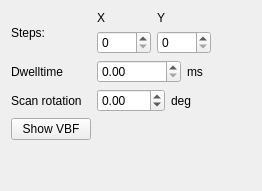
        <widget class="QWidget" name="tab">
         <attribute name="title">
          <string>Scan info</string>
         </attribute>
         <layout class="QGridLayout" name="gridLayout_8">
          <item row="0" column="0">
           <widget class="QLabel" name="label_5">
            <property name="text">
             <string>Steps:</string>
            </property>
           </widget>
          </item>
          <item row="2" column="0">
           <widget class="QLabel" name="label_7">
            <property name="text">
             <string>Scan rotation</string>
            </property>
           </widget>
          </item>
          <item row="1" column="0">
           <widget class="QLabel" name="label_6">
            <property name="text">
             <string>Dwelltime</string>
            </property>
           </widget>
          </item>
          <item row="0" column="3">
           <spacer name="horizontalSpacer_3">
            <property name="orientation">
             <enum>Qt::Horizontal</enum>
            </property>
            <property name="sizeHint" stdset="0">
             <size>
              <width>40</width>
              <height>20</height>
             </size>
            </property>
           </spacer>
          </item>
          <item row="0" column="1">
           <layout class="QGridLayout" name="gridLayout_7">
            <item row="0" column="0">
             <widget class="QLabel" name="label_3">
              <property name="sizePolicy">
               <sizepolicy hsizetype="Maximum" vsizetype="Maximum">
                <horstretch>0</horstretch>
                <verstretch>0</verstretch>
               </sizepolicy>
              </property>
              <property name="text">
               <string>X</string>
              </property>
             </widget>
            </item>
            <item row="1" column="1">
             <widget class="QSpinBox" name="stepsYSpinBox">
              <property name="sizePolicy">
               <sizepolicy hsizetype="Maximum" vsizetype="Maximum">
                <horstretch>0</horstretch>
                <verstretch>0</verstretch>
               </sizepolicy>
              </property>
              <property name="maximum">
               <number>9999</number>
              </property>
             </widget>
            </item>
            <item row="1" column="0">
             <widget class="QSpinBox" name="stepsXSpinBox">
              <property name="enabled">
               <bool>true</bool>
              </property>
              <property name="sizePolicy">
               <sizepolicy hsizetype="Maximum" vsizetype="Maximum">
                <horstretch>0</horstretch>
                <verstretch>0</verstretch>
               </sizepolicy>
              </property>
              <property name="maximum">
               <number>9999</number>
              </property>
             </widget>
            </item>
            <item row="0" column="1">
             <widget class="QLabel" name="label_4">
              <property name="sizePolicy">
               <sizepolicy hsizetype="Preferred" vsizetype="Maximum">
                <horstretch>0</horstretch>
                <verstretch>0</verstretch>
               </sizepolicy>
              </property>
              <property name="text">
               <string>Y</string>
              </property>
             </widget>
            </item>
           </layout>
          </item>
          <item row="2" column="1">
           <layout class="QHBoxLayout" name="horizontalLayout_7">
            <item>
             <widget class="QDoubleSpinBox" name="rotationSpinBox">
              <property name="sizePolicy">
               <sizepolicy hsizetype="Maximum" vsizetype="Fixed">
                <horstretch>0</horstretch>
                <verstretch>0</verstretch>
               </sizepolicy>
              </property>
              <property name="minimum">
               <double>-360.000000000000000</double>
              </property>
              <property name="maximum">
               <double>360.000000000000000</double>
              </property>
             </widget>
            </item>
            <item>
             <widget class="QLabel" name="label_2">
              <property name="text">
               <string>deg</string>
              </property>
             </widget>
            </item>
           </layout>
          </item>
          <item row="1" column="1">
           <layout class="QHBoxLayout" name="horizontalLayout_5">
            <item>
             <widget class="QDoubleSpinBox" name="dwelltimeSpinBox">
              <property name="sizePolicy">
               <sizepolicy hsizetype="Maximum" vsizetype="Fixed">
                <horstretch>0</horstretch>
                <verstretch>0</verstretch>
               </sizepolicy>
              </property>
              <property name="minimum">
               <double>0.000000000000000</double>
              </property>
              <property name="maximum">
               <double>99999999.000000000000000</double>
              </property>
              <property name="value">
               <double>0.000000000000000</double>
              </property>
             </widget>
            </item>
            <item>
             <widget class="QLabel" name="label_25">
              <property name="text">
               <string>ms</string>
              </property>
             </widget>
            </item>
           </layout>
          </item>
          <item row="4" column="0">
           <spacer name="verticalSpacer">
            <property name="orientation">
             <enum>Qt::Vertical</enum>
            </property>
            <property name="sizeHint" stdset="0">
             <size>
              <width>20</width>
              <height>40</height>
             </size>
            </property>
           </spacer>
          </item>
          <item row="3" column="0">
           <widget class="QPushButton" name="vbfPushButton">
            <property name="text">
             <string>Show VBF</string>
            </property>
           </widget>
          </item>
         </layout>
        </widget>
